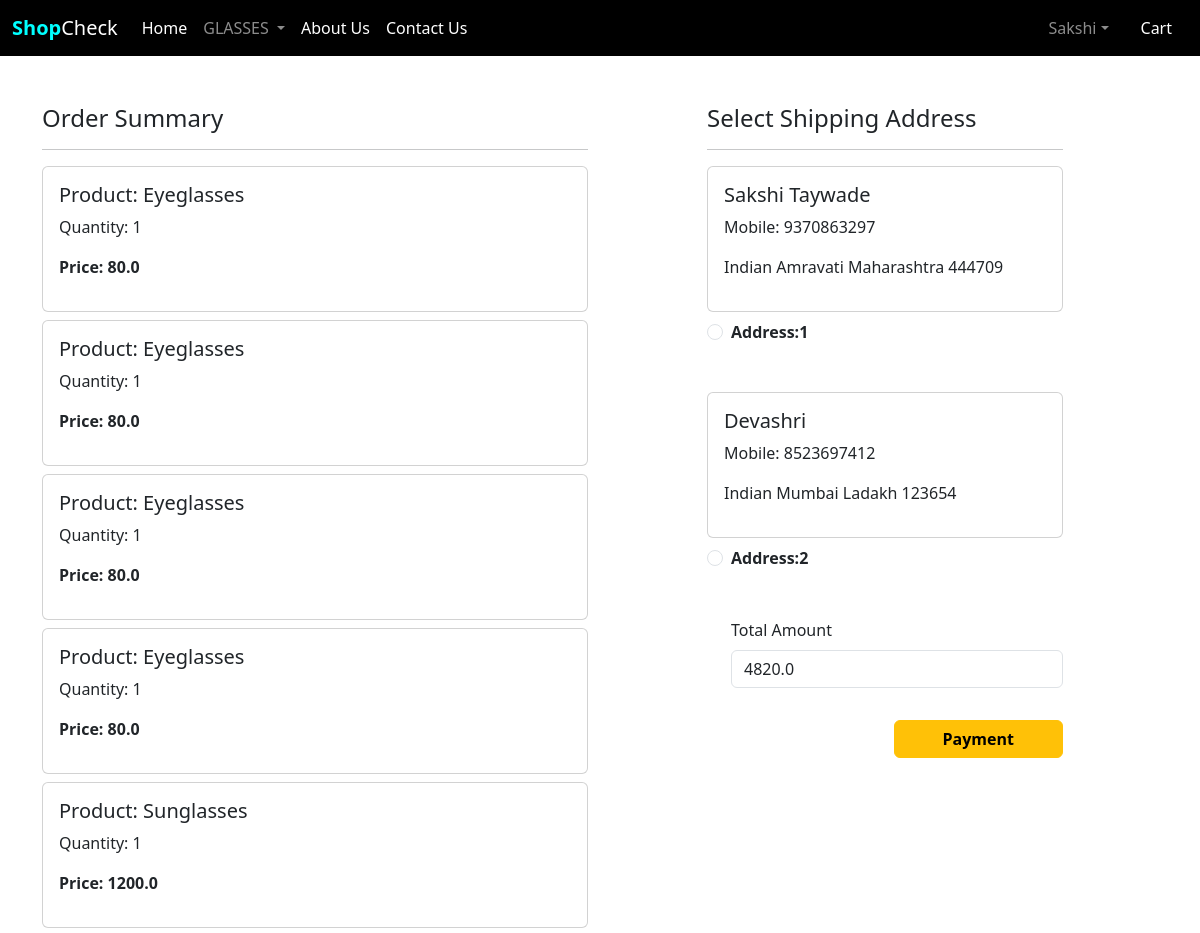
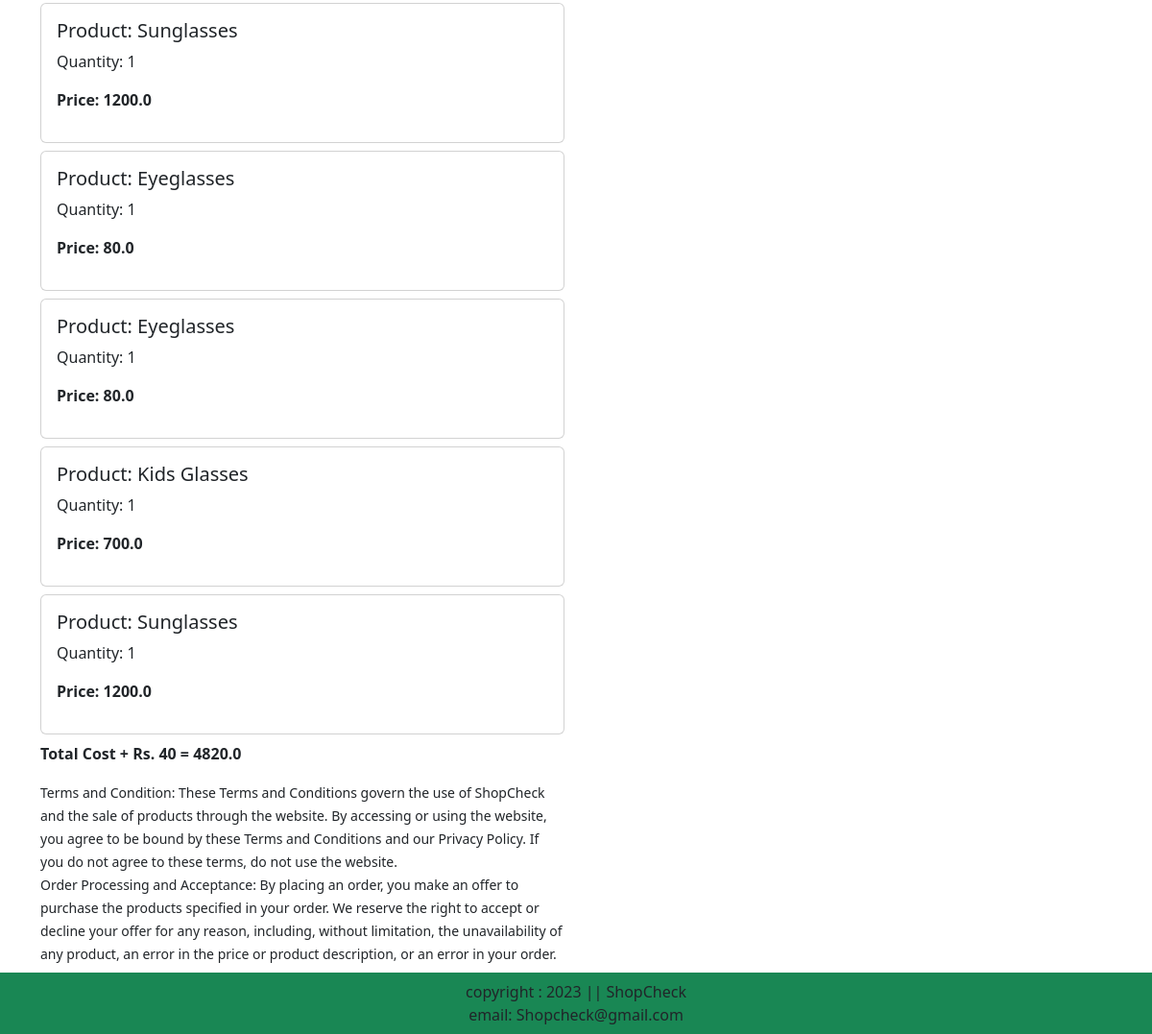
Screenshot of /checkout/ (signed in) with the database file from the repository (2 pictures, top to bottom).
### app/models.py (models this page shows, shortened)
class Cart(models.Model):
    user=models.ForeignKey(User,on_delete=models.CASCADE)
    product = models.ForeignKey(Product,on_delete=models.CASCADE)
    quantity = models.PositiveIntegerField(default=1)

class Product(models.Model):
    title = models.CharField(max_length=10000)
    selling_price=models.FloatField( )
    discounted_price=models.FloatField( )
    description=models.TextField()
    composition=models.TextField(default='')
    prodapp=models.TextField(default='')
    category=models.CharField(choices=CATEGORY_CHOICES, max_length=5)
    product_image=models.ImageField(upload_to='products')

class Customer(models.Model):
    user=models.ForeignKey(User,on_delete=models.CASCADE)
    name=models.TextField(max_length=200)
    locality = models.TextField(max_length=200)
    city=models.TextField(max_length=50)
    mobile = models.IntegerField(default=0)
    zipcode=models.IntegerField()
    state=models.CharField(choices=STATE_CHOICES,max_length=100)

### app/views.py (the view, shortened to what this page needs)
# urls.py: path('checkout/',views.checkout.as_view(), name='checkout'),
class checkout(View):
    def get(self,request):
        user=request.user
        add=Customer.objects.filter(user=user)
        cart_items=Cart.objects.filter(user=user)
        famount=0
        for p in cart_items:
            value=p.quantity*p.product.discounted_price
            famount =famount + value
        totalamount = famount + 40
        razoramount = int(totalamount + 100)
        client = razorpay.Client(auth=(settings.RAZOR_KEY_ID,settings.RAZOR_KEY_SECRET))
        data = {"amount":razoramount,"currency":"INR","receipt":"order_rcptid_12"}
        payment_response = client.order.create(data=data)
        print(payment_response)
        order_id = payment_response['id']
        order_status = payment_response['status']
        return render(request,'app/checkout.html',locals())

### app/templates/app/checkout.html (shortened to what this page needs)
{% extends 'app/index.html' %}
{% load static %}
{% block main-content %}
<div class="container">
    <div class="row mt-5">
        <div class="col-sm-6">
            <h4>Order Summary</h4>
        <hr>
        {% for item in cart_items %}
        <div class="card mb-2">
            <div class="card-body">
                <h5>Product: {{item.product.title}}</h5>
                <p>Quantity: {{item.quantity}}</p>
                <p class="fw-bold">Price: {{item.product.discounted_price}}</p>
            </div>
        </div>
        {% endfor %}
        <p class="fw-bold">Total Cost + Rs. 40 = {{totalamount}}</P>
            <small>Terms and Condition: These Terms and Conditions govern the use of ShopCheck and the sale of products through the website. By accessing or using the website, you agree to be bound by these Terms and Conditions and our Privacy Policy. If you do not agree to these terms, do not use the website.<br>
                   Order Processing and Acceptance: By placing an order, you make an offer to purchase the products specified in your order. We reserve the right to accept or decline your offer for any reason, including, without limitation, the unavailability of any product, an error in the price or product description, or an error in your order.
            </small>
        </div>
        <div class="col-sm-4 offset-sm-1">
            <h4>Select Shipping Address</h4>
            <hr>
            <form method="post" id="myform">
                {% for ad in add %}
                <div class="card">
                    <div class="card-body">
                        <h5>{{ad.name}}</h5>
                        <p>Mobile: {{ad.mobile}}</p>
                        <p>{{ad.locality}} {{ad.city}} {{ad.state}} {{ad.zipcode}}</P>
                        </div>
                    </div>
                    <div class="form-check mt-2 mb-5">
                        <input class="form-check-input" type="radio" name="custid" id="custadd"{{forloop.counter}}* value=*{{ad.id}}>
                        <label class="form-check-label fw-bold" for="custadd{{forloop.counter}}">
                            Address:{{forloop.counter}}</label>
                        </div>
                        {% endfor %}
                        <div class="form-check mb-3">
                            <label for="totamount" class="form-label">Total Amount</label>
                            <input type="number" class="form-control" name="totamount" value={{totalamount}} readonly>
                        </div>
                        <div class="text-end">
                           <button id="rzp-button1" type="submit" class="btn btn-warning mt-3 px-5 fw-bold">Payment</button>
                        </div>
                    </form>
                </div>
            </div>
    </div>
  {% endblock main-content %}

### rows the page displays
Cart: product "Eyeglasses", quantity "1", product.discounted_price "80.0"
Cart: product "Eyeglasses", quantity "1", product.discounted_price "80.0"
Cart: product "Eyeglasses", quantity "1", product.discounted_price "80.0"
Cart: product "Eyeglasses", quantity "1", product.discounted_price "80.0"
Cart: product "Sunglasses", quantity "1", product.discounted_price "1200.0"
Cart: product "Sunglasses", quantity "1", product.discounted_price "1200.0"
Cart: product "Eyeglasses", quantity "1", product.discounted_price "80.0"
Cart: product "Eyeglasses", quantity "1", product.discounted_price "80.0"
Cart: product "Kids Glasses", quantity "1", product.discounted_price "700.0"
Cart: product "Sunglasses", quantity "1", product.discounted_price "1200.0"
Customer: name "Sakshi Taywade", mobile "9370863297", locality "Indian", city "Amravati", state "Maharashtra", zipcode "444709"
Customer: name "Devashri", mobile "8523697412", locality "Indian", city "Mumbai", state "Ladakh", zipcode "123654"

### other values shown
{{ totalamount }} "4820.0"
